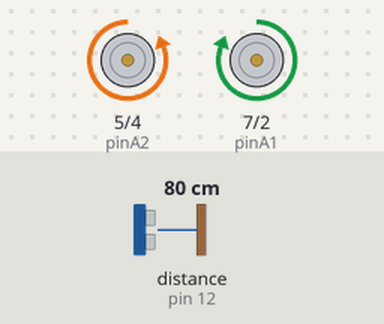
The sketch below on a simulated Arduino Uno, built with avr-gcc and run on an emulated ATmega328P. Parts: motor-driver pin pairs drawn as motors (green arrow = first pin HIGH = forward, orange = second pin HIGH = backward, longer = more drive, scaled by the enable pin). Wiring (inferred from the names in the program): ultrasonic range finder: trigger pin 1; echo pin 12. Inputs (shaded band) come from the test bench; at power-on: distance to the obstacle (sensor on pin 12) 80 cm. The echo pulse lasts 58.3 µs per cm.

Above: at 1.2 s.
1.3 s: distance to the obstacle (sensor on pin 12) set to 18 cm
2.8 s: distance to the obstacle (sensor on pin 12) set to 14 cm
At 3.6 s:
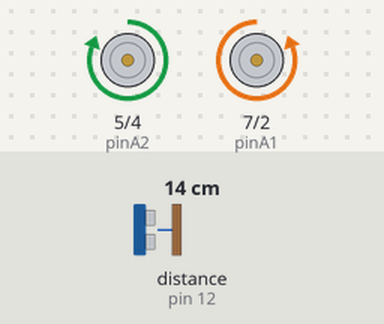
5.8 s: distance to the obstacle (sensor on pin 12) set to 35 cm
7.3 s: distance to the obstacle (sensor on pin 12) set to 2 cm
At 8.1 s:
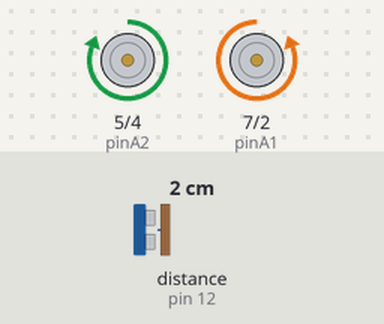
Timing chart, 0 to 11.3 s (numbered marks = the images above; inputs shaded):
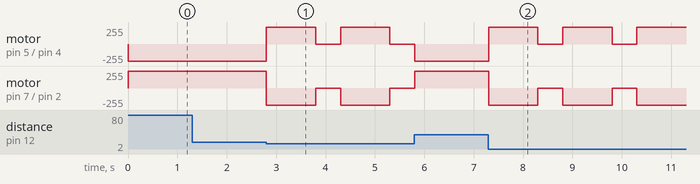

The sketch:

proiect_mm.ino
```cpp
// Motoare stanga
int enableA = 6;
int pinA1 = 7;
int pinA2 = 5;

int servoPin = 11;

//Motoare dreapta
int enableB = 3;
int pinB1 = 2;
int pinB2 = 4;

//senzor ultrasunete
#define trigPin 1
#define echoPin 12


void setup() {
  //Configuratia pinilor (intrare/iesire)
  pinMode (enableA, OUTPUT);
  pinMode (pinA1, OUTPUT);
  pinMode (pinA2, OUTPUT);
  pinMode (enableB, OUTPUT);
  pinMode (pinB1, OUTPUT);
  pinMode (pinB2, OUTPUT);
  pinMode(trigPin, OUTPUT);
  pinMode(echoPin, INPUT);
}

void loop() {
  car(); /*functia car deplaseaza masina in fata pana
          cand senzorul detecteaza un obiect la mai putin de 15 cm
          in fata*/

  avoid(); /*functia avoid deplaseaza masina in spate, vireaza putin
            la dreapta si deplaseaza masina in fata dupa noua directie */
}


//functiile motorului
void motorAforward() {
  digitalWrite (pinA1, HIGH);
  digitalWrite (pinA2, LOW);
}

void motorBforward() {
  digitalWrite (pinB1, LOW);
  digitalWrite (pinB2, HIGH);
}

void motorAbackward () {
  digitalWrite (pinA1, LOW);
  digitalWrite (pinA2, HIGH);
}

void motorBbackward() {
  digitalWrite (pinB1, HIGH);
  digitalWrite (pinB2, LOW);
}

void motorAstop () {
  digitalWrite (pinA1, HIGH);
  digitalWrite (pinA2, HIGH);
}

void motorBstop() {
  digitalWrite (pinB1, HIGH);
  digitalWrite (pinB2, HIGH);
}

void motorAon() {
  digitalWrite (enableA, HIGH);
}

void motorBon() {
  digitalWrite (enableB, HIGH);
}

//functiile de deplasare
void forward (int duration) {
  motorAforward();
  motorBforward();
  delay (duration);
}

void backward (int duration) {
  motorAbackward();
  motorBbackward();
  delay (duration);
}

void right (int duration) {
  motorAbackward();
  motorBforward();
  delay (duration);
}

void left (int duration) {
  motorAforward();
  motorBbackward();
  delay (duration);
}

void breakRobot (int duration) {
  motorAstop();
  motorBstop();
  delay (duration);
}

void enableMotors() {
  motorAon();
  motorBon();
}

//functia de masurare a distantei cu ajutorul senzorului ultrasonic
int distance() {
  int duration, distance;
  digitalWrite(trigPin, HIGH);
  delayMicroseconds(10);
  digitalWrite(trigPin, LOW);
  duration = pulseIn(echoPin, HIGH);
  distance = (duration/2) / 29.1;
  return distance;
}

//functia car
void car() {
  int distance_0;
  distance_0 = distance();
    while(distance_0 > 15)
    {
      motorAon();
      motorBon();
      forward(1);
      distance_0 = distance();
    }
    breakRobot(0);
}

// Functia avoid
void avoid() {
  backward(1000);
  right(500);
}
```

Measured:
- the behaviour switches between 17 and 16 cm on distance to the obstacle (sensor on pin 12) (found by bisection; images 0 and 1)
- after the input at 1.3 s, every drawn part: stays the same
- after the input at 2.8 s, motor on pin 5 (pinA2) / pin 4 (pinB2): alternates forward 255/255 for 1.0 s and stopped for 0.50 s, starting at once; motor on pin 7 (pinA1) / pin 2 (pinB1): alternates backward 255/255 for 1.0 s and stopped for 0.50 s, starting at once
- after the input at 7.3 s, motor on pin 5 (pinA2) / pin 4 (pinB2): alternates forward 255/255 for 1.0 s and stopped for 0.50 s, starting at once; motor on pin 7 (pinA1) / pin 2 (pinB1): alternates backward 255/255 for 1.0 s and stopped for 0.50 s, starting at once
